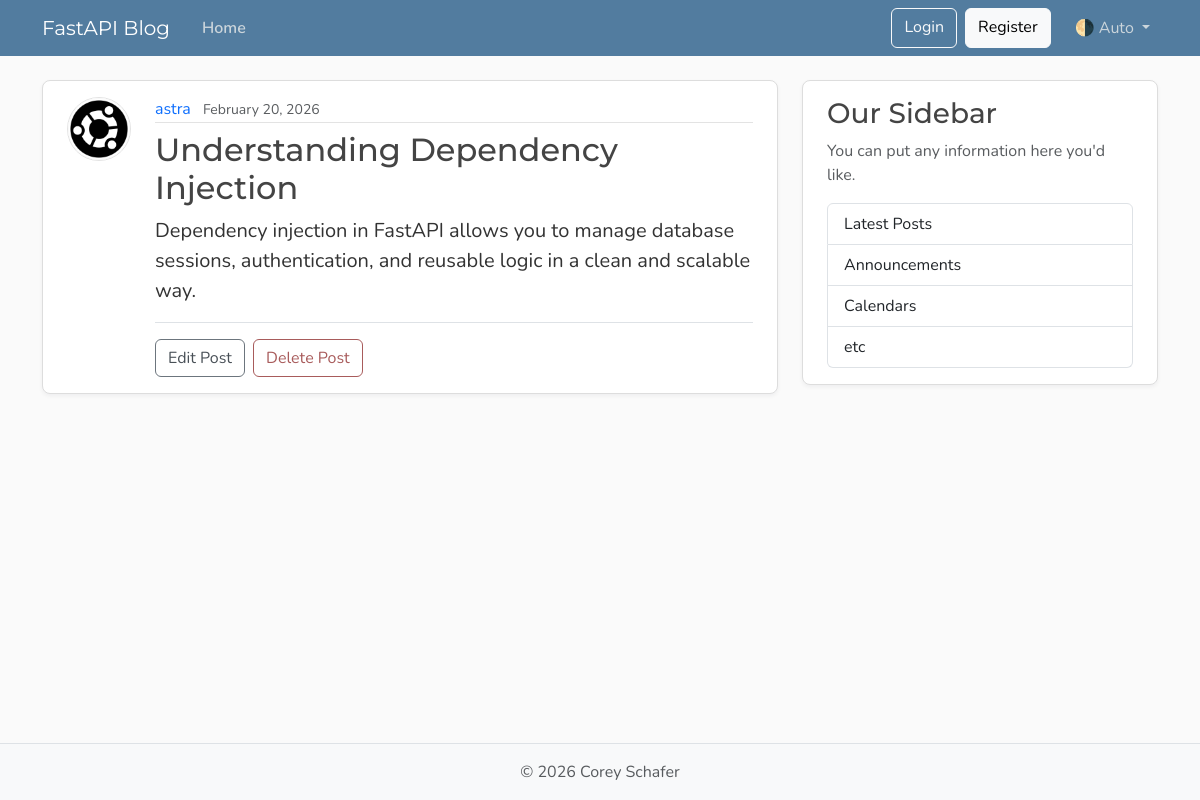
Before: /posts/1 with the older database file.
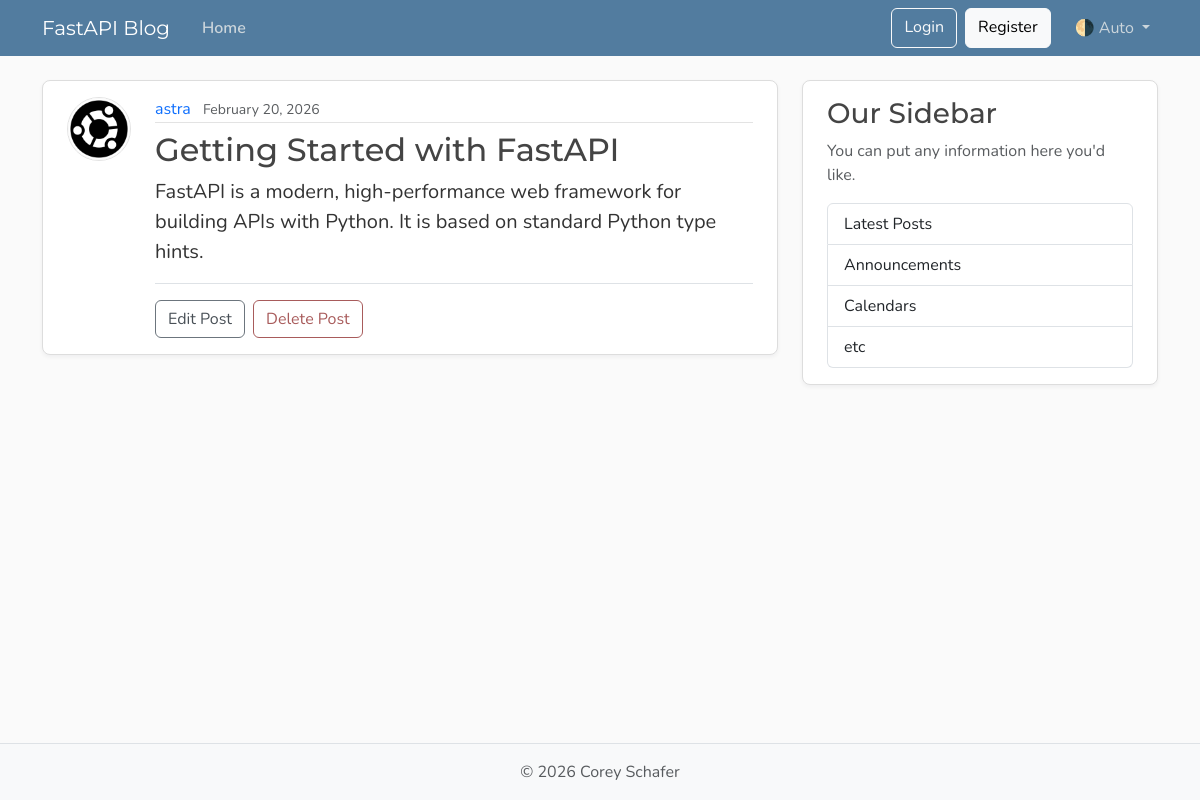
After: the same page with the newer database file.
### models/post.py (models this page shows)
class Post(Base):
    __tablename__ = "posts"
    id: Mapped[int] = mapped_column(Integer, primary_key=True, index=True)
    title: Mapped[str] = mapped_column(String(100), nullable=False)
    content: Mapped[str] = mapped_column(Text, nullable=False)
    user_id: Mapped[int] = mapped_column(
        ForeignKey("users.id"),
        nullable=False,
        index=True,
    )
    date_posted: Mapped[datetime] = mapped_column(
        DateTime(timezone=True),
        default=lambda: datetime.now(UTC),
    )
    author: Mapped[User] = relationship(back_populates="posts")

### routes/pages.py (the view)
@router.get("/posts/{post_id}")
async def post_page(request: Request, post_id: int, db: SessionDep):
    post = await db.get(Post, post_id, options=[selectinload(Post.author)])
    if not post:
        raise HTTPException(
            status_code=status.HTTP_404_NOT_FOUND, detail="Post not found"
        )
    return templates.TemplateResponse(
        "post.html",
        {
            "request": request,
            "post": post,
            "title": post.title,
        },
    )

### templates/post.html (shortened to what this page needs)
{% extends "layout.html" %}
{% block content %}
  <article class="content-section py-3 px-4 mb-4">
    <div class="d-flex align-items-start gap-4">
      <img class="rounded-circle article-img flex-shrink-0"
           src="{{ post.author.image_path }}"
           alt="{{ post.author.username }}'s profile picture"
           width="64"
           height="64"
           loading="lazy">
      <div class="flex-grow-1">
        <div class="article-metadata mb-2">
          <a class="me-2" href="{{ url_for('user_posts_page', user_id=post.author.id) }}">{{ post.author.username }}</a>
          <small class="text-body-secondary">{{ post.date_posted.strftime('%B %d, %Y') }}</small>
        </div>
        <h2 class="article-title">{{ post.title }}</h2>
        <p class="article-content">{{ post.content }}</p>
        <div class="post-actions mt-3 pt-3 border-top">
          <a class="btn btn-outline-secondary me-1" href="#">Edit Post</a>
          <button type="button"
                  class="btn btn-outline-danger"
                  data-bs-toggle="modal"
                  data-bs-target="#deleteModal">Delete Post</button>
        </div>
      </div>
    </div>
  </article>
{% endblock content %}

Changed rows visible on the page:
changed Post: title "Understanding Dependency Injection" → "Getting Started with FastAPI"; content "Dependency injection in FastAPI allows you to manage database sessions, authentication, and reusable logic in a clean and scalable way." → "FastAPI is a modern, high-performance web framework for building APIs with Python. It is based on standard Python type hints."
